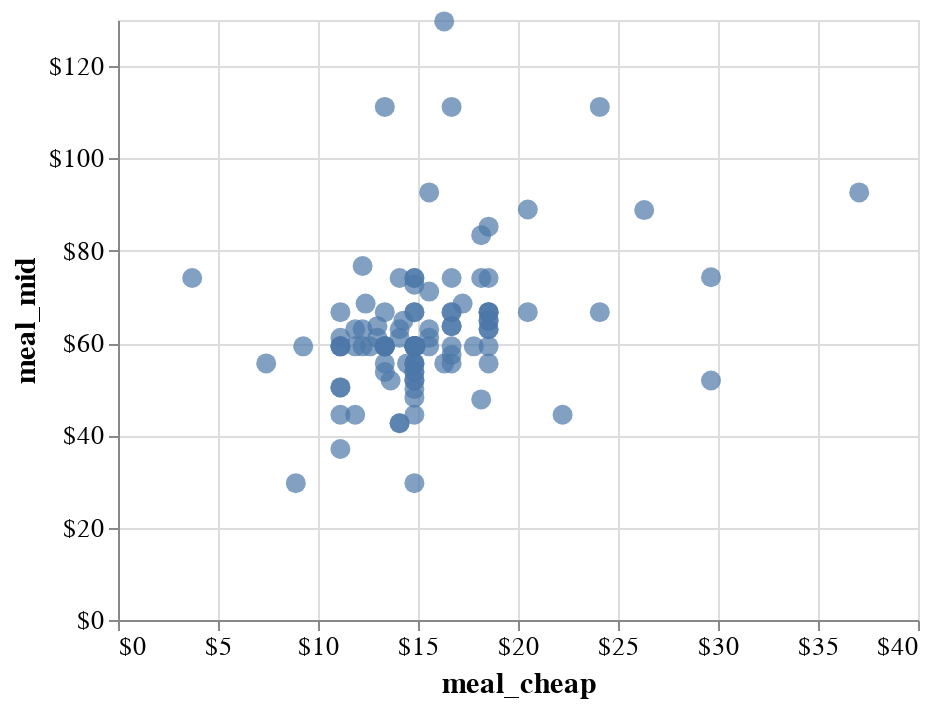

The cell this chart's notebook holds for it:
### Code cell
alt.Chart(df).mark_circle(size = 100).encode(
    alt.X('meal_cheap', axis=alt.Axis(format='$')),
    alt.Y('meal_mid', axis=alt.Axis(format='$s')),
    tooltip=['city', 'meal_cheap','meal_mid']
).configure_axis(titleFontSize=15,labelFontSize=13)
